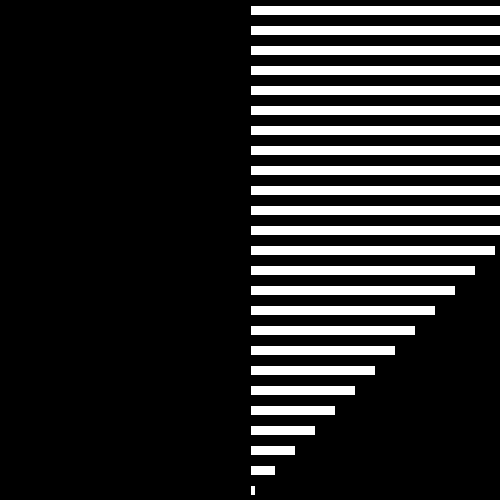
Frame 1 (no input)
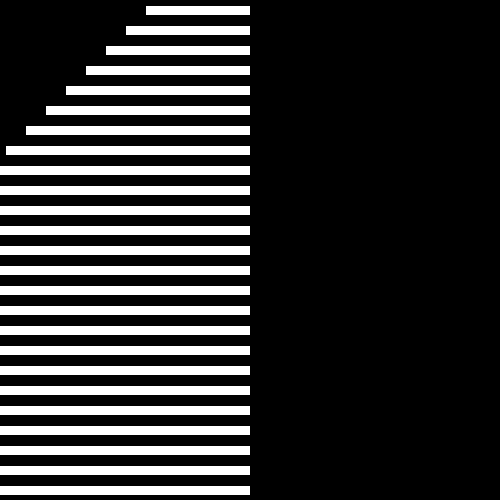
Frame 60 (the mouse pressed at the canvas centre just before this capture)
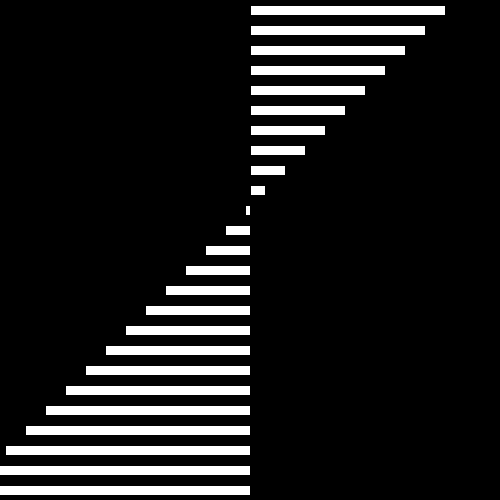
Frame 120 (the mouse held since frame 60 and released just before this capture)

The Processing sketch that drew these frames (run headless with seeded random() and noise(); from frame 60 on, the mouse is pressed at the canvas centre):

// Processing sketch: directionalWidth
// ── directionalWidth.pde
int rectWidth = 0;
int check;

void setup() {
  size(500, 500);
  smooth();
}

void draw() {
  background(0);
  if (rectWidth > 749) {
    check = 1;
  }
  if (rectWidth < -249) {
    check = 0;
  }
  if (check == 0) {
    rectWidth+=10;
  }
  if (check==1) {
    rectWidth-=10;
  }
  for (int y = 5; y < height; y+=20) {
    fill(255);
    rect(width/2, y, width-(y+rectWidth), 10);
  }
}
